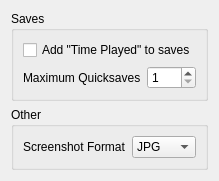
     <widget class="QWidget" name="Miscellaneous">
      <attribute name="title">
       <string>Miscellaneous</string>
      </attribute>
      <layout class="QVBoxLayout" name="scrollAreaVerticalLayout">
       <item>
        <widget class="QGroupBox" name="savesGroup">
         <property name="title">
          <string>Saves</string>
         </property>
         <layout class="QVBoxLayout" name="savesGroupVerticalLayout">
          <item>
           <widget class="QCheckBox" name="timePlayedCheckbox">
            <property name="toolTip">
             <string>&lt;html&gt;&lt;head/&gt;&lt;body&gt;&lt;p&gt;This setting determines whether the amount of the time the player has spent playing will be displayed for each saved game in the Load menu.&lt;/p&gt;&lt;/body&gt;&lt;/html&gt;</string>
            </property>
            <property name="text">
             <string>Add "Time Played" to saves</string>
            </property>
           </widget>
          </item>
          <item>
           <layout class="QHBoxLayout" name="maximumQuicksavesLayout">
            <item>
             <widget class="QLabel" name="maximumQuicksavesLabel">
              <property name="text">
               <string>Maximum Quicksaves</string>
              </property>
             </widget>
            </item>
            <item>
             <widget class="QSpinBox" name="maximumQuicksavesComboBox">
              <property name="minimum">
               <number>1</number>
              </property>
             </widget>
            </item>
           </layout>
          </item>
         </layout>
        </widget>
       </item>
       <item>
        <widget class="QGroupBox" name="otherGroup">
         <property name="title">
          <string>Other</string>
         </property>
         <layout class="QVBoxLayout" name="otherGroupVerticalLayout">
          <item>
           <layout class="QHBoxLayout" name="screenshotFormatLayout">
            <item alignment="Qt::AlignRight">
             <widget class="QLabel" name="screenshotFormatLabel">
              <property name="text">
               <string>Screenshot Format</string>
              </property>
             </widget>
            </item>
            <item>
             <widget class="QComboBox" name="screenshotFormatComboBox">
              <item>
               <property name="text">
                <string>JPG</string>
               </property>
              </item>
              <item>
               <property name="text">
                <string>PNG</string>
               </property>
              </item>
              <item>
               <property name="text">
                <string>TGA</string>
               </property>
              </item>
             </widget>
            </item>
           </layout>
          </item>
         </layout>
        </widget>
       </item>
       <item>
        <spacer>
         <property name="orientation">
          <enum>Qt::Vertical</enum>
         </property>
         <property name="sizeHint" stdset="0">
          <size>
           <width>0</width>
           <height>0</height>
          </size>
         </property>
        </spacer>
       </item>
      </layout>
     </widget>
